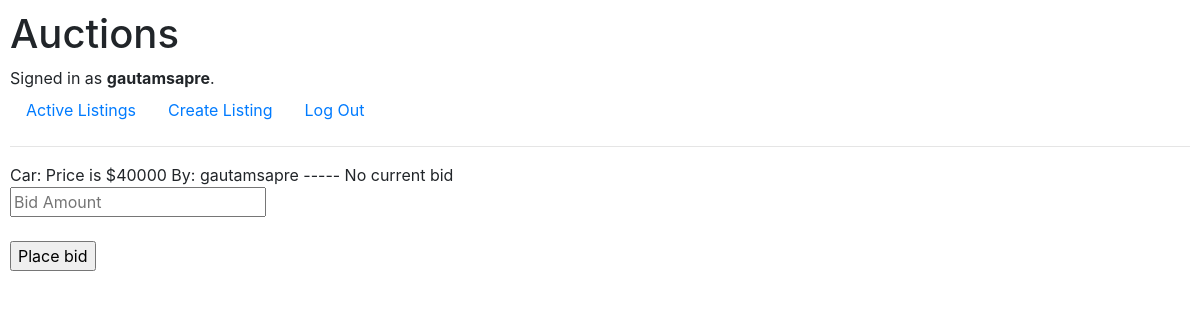
/1/place-bid (signed in), run on the app's committed database.
### auctions/models.py (models this page shows, shortened)
class User(AbstractUser):
    def __str__(self):
        return f"{self.username}: {self.email}"

class listings(models.Model):
    name = models.CharField(max_length = 64)
    price = models.IntegerField()
    user = models.ForeignKey(User, on_delete=models.CASCADE, related_name="active_listings", default = "", null=True)
    highest_bid = models.ForeignKey(bid, on_delete=models.CASCADE, related_name="bids", default = "No current bid", null=True)
    image_file = models.ImageField(upload_to='product_images')
    def __str__(self):
        if self.highest_bid.bid_by.username == "DEFAULT":
            return f"{self.name}: \nPrice is ${self.price} \nBy: {self.user.username} ----- No current bid "
        return f"{self.name}: \nPrice is ${self.price} \nBy: {self.user.username} ----- Highest bid is ${self.highest_bid.bid} by {self.highest_bid.bid_by.username}"

class bid(models.Model):
    bid_by = models.ForeignKey(User, on_delete=models.CASCADE, related_name="bidder", default = "" , null=True)
    bid = models.IntegerField(default = 0)

### auctions/views.py (the view)
# urls.py: path("<id>/place-bid", views.bider, name="place-bid"),
def bider(request, id):
    return render(request,"auctions/bid.html",{
        "item": listings.objects.get(id=id),
        "lower": False
    })

### auctions/templates/auctions/bid.html (shortened to what this page needs)
{% extends "auctions/layout.html" %}
{% block body %}
    {{item}}
    <form action= "/{{item.id}}/confirm_bid" method = "POST">
            <input type="text" id="amount" placeholder ="Bid Amount" name = "amount"><br><br>
            <input type="submit" value="Place bid">
    </form>
{% endblock %}

### auctions/templates/auctions/layout.html (shortened to what this page needs)
{% load static %}
<!DOCTYPE html>
<html lang="en">
    <head>
        <link rel="stylesheet" href="https://stackpath.bootstrapcdn.com/bootstrap/4.4.1/css/bootstrap.min.css">
        <link href="{% static 'auctions/styles.css' %}" rel="stylesheet">
    </head>
    <body>
        <h1>Auctions</h1>
        <div>
            {% if user.is_authenticated %}
                Signed in as <strong>{{ user.username }}</strong>.
            {% else %}
                Not signed in.
            {% endif %}
        </div>
        <ul class="nav">
            <li class="nav-item">
                <a class="nav-link" href="{% url 'index' %}">Active Listings</a>
            </li>
            {% if user.is_authenticated %}
                <li class="nav-item">
                    <a class="nav-link" href="/create-listing">Create Listing</a>
                </li>
                <li class="nav-item">
                    <a class="nav-link" href="{% url 'logout' %}">Log Out</a>
                </li>
            {% endif %}
        </ul>
        <hr>
        {% block body %}
        {% endblock %}
    </body>
</html>

### auctions/static/auctions/styles.css (style rules this page uses)
body { padding: 10px; }

### data on the page
User: username "gautamsapre"
listings: highest_bid+name+price "Car: Price is $40000 By: gautamsapre ----- No current bid"
